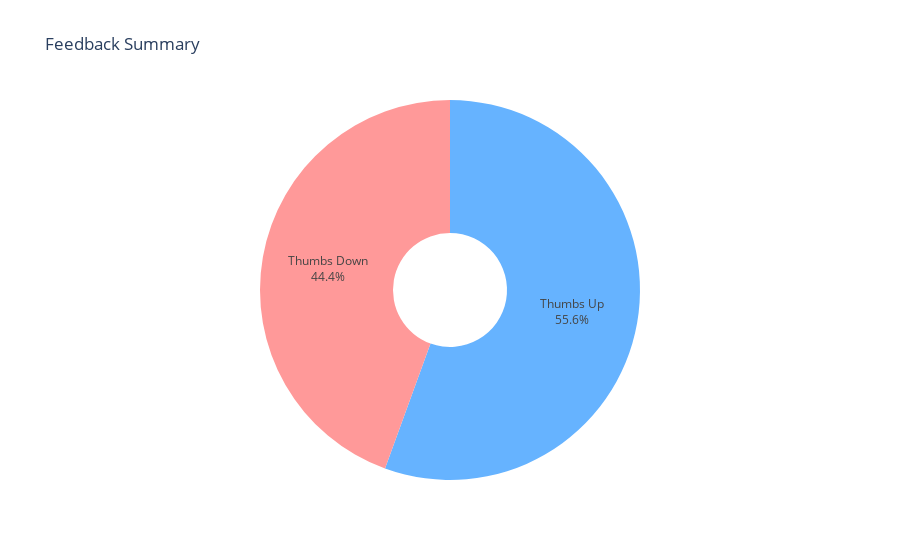

Notebook source saved alongside this figure:
### Code cell
plot_feedback_pie_chart(df_calls["Thumbs Up"].sum(), df_calls["Thumbs Down"].sum())

### Figure 1 — Plotly figure (JSON) as saved in the notebook; plotly's stock layout.template omitted (floating-point values rounded to 4 significant figures)
{"data": [{"hole": 0.3, "hoverinfo": "label+percent", "labels": ["Thumbs Up", "Thumbs Down"], "marker": {"colors": ["#66b3ff", "#ff9999"]}, "textinfo": "percent+label", "type": "pie", "values": [5, 4]}], "layout": {"showlegend": false, "title": {"text": "Feedback Summary"}}}
